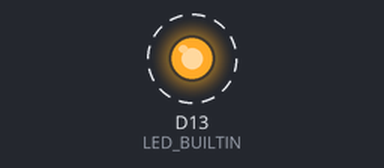
The sketch below on a simulated STM32 Nucleo. Parts: output pins drawn as LEDs (lit = HIGH). Dashed ring = blinking. What the sketch prints to the serial monitor is not drawn.

Above: at 0.6 s.
Timing chart, 0 to 3.3 s (numbered marks = the images above):
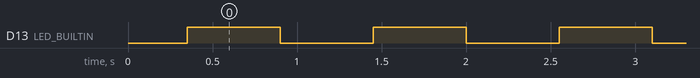

Measured:
- by itself, D13 (LED_BUILTIN): alternates HIGH for 0.55 s and LOW for 0.55 s

The sketch:

nucleo_maxtest.ino
```cpp
/*
 * MAX13487 自檢（Nucleo 版）—— 同 stm32_maxtest 原理，但跑 Nucleo。
 * ====================================================================
 * 單獨判斷一顆 MAX13487 + 你焊的 DI/RO 是好是壞，不需要別的節點。
 * 原理：/RE 拉低時接收器恆開 → 送出的字經自己的收發器繞回 RX（自我回音）。
 *
 * 接線（只接這一顆 MAX）：
 *   Nucleo PA9(D8)→DI(4)、PA10(D2)←RO(1)、VCC(8)=5V、GND(5)、/RE(2)=GND、/SHDN(3)=5V
 *   A(6)/B(7) **必接**一顆 120Ω！它負載驅動器——沒供電/幽靈供電的晶片推不動 120Ω
 *   就會正確地 fail(錯/無)；不接 120Ω 的話，沒供電的晶片會靠 DI 的 ESD 二極體
 *   幽靈供電、漏訊號回 RO → 假 OK。所以 120Ω 是用來揪出「沒電卻假 OK」的。
 * 板子：Nucleo F401RE；USB support=None；Upload=SWD。開 VCP COM 看結果。
 */
HardwareSerial SerialBus(PA10 /*RX1*/, PA9 /*TX1*/);
#define BUS  SerialBus
#define DBG  Serial
#define BAUD 115200

void setup() {
  pinMode(LED_BUILTIN, OUTPUT);
  DBG.begin(115200);
  BUS.begin(BAUD);
  delay(300);
  DBG.println("[maxtest] 每 0.5s 送一字，經 MAX 自我回音，看收不收得回。");
  DBG.println("[maxtest] 一直 OK = 這顆 MAX + DI/RO 都好；一直「無」= 這顆或 DI/RO 壞。");
}

uint8_t tx = 'A';
int okCount = 0, failCount = 0;

void loop() {
  while (BUS.available()) BUS.read();
  BUS.write(tx);
  BUS.flush();

  int got = -1;
  unsigned long t = millis();
  while (millis() - t < 50) {
    if (BUS.available()) { got = BUS.read(); break; }
  }
  digitalWrite(LED_BUILTIN, !digitalRead(LED_BUILTIN));

  if (got == tx) { okCount++; DBG.print("[maxtest] OK   送 "); DBG.print((char)tx); DBG.print(" 收 "); DBG.print((char)got); }
  else if (got < 0) { failCount++; DBG.print("[maxtest] 無   送 "); DBG.print((char)tx); DBG.print(" 收 (無) ← MAX 沒回音"); }
  else { failCount++; DBG.print("[maxtest] 錯   送 "); DBG.print((char)tx); DBG.print(" 收 "); DBG.print((char)got); DBG.print(" ← 訊號髒"); }
  DBG.print("   [OK="); DBG.print(okCount); DBG.print(" 無/錯="); DBG.print(failCount); DBG.println("]");

  tx++; if (tx > 'Z') tx = 'A';
  delay(500);
}
```
